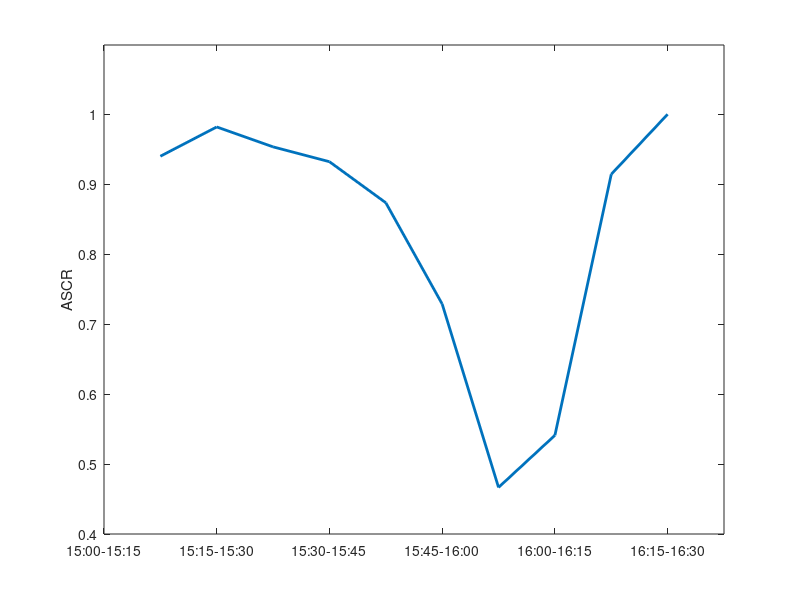

This chart was generated by the following MATLAB code:
clear; clc;

x = 1:10;
ASCR = [0.939979219453045;
        0.981864059773339;
        0.953373247931301;
        0.932175948309107;
        0.873485619104202;
        0.728711291551981;
        0.466590284615700;
        0.541067774541529;
        0.914228763974236;
        1.00000000000000]

figure
plot(x, ASCR, 'LineWidth', 2)

xticklabels({'15:00-15:15', '15:15-15:30', '15:30-15:45', '15:45-16:00', '16:00-16:15', ...
    '16:15-16:30', '16:30-16:45', '16:45-17:00', '17:00-17:15', '17:15-17:30'});
xtickangle(90);
ylabel('ASCR');

min_x = 0;
max_x = 11;
min_y = 0.4;
max_y = 1.099;

xlim([min_x max_x]);
ylim([min_y max_y]);

